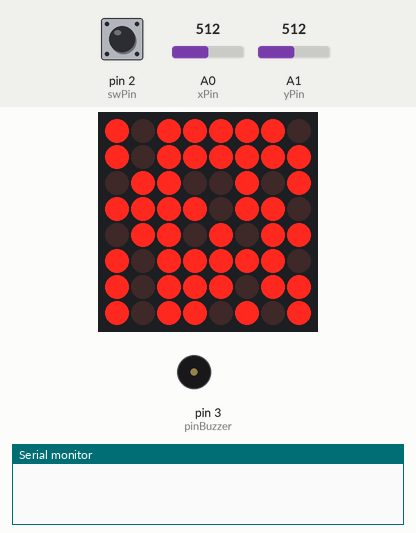
This sketch was run on a simulated Arduino Uno, built with avr-gcc and run on an emulated ATmega328P. Shown: 8×8 LED matrix, buzzer (waves = sounding), the last lines printed to the serial monitor. The test bench sets the inputs (shaded band); at power-on: pin 2 (swPin) HIGH, A0 (xPin) = 512, A1 (yPin) = 512. Random numbers use the default seed unless the sketch sets one.

Above: at 1.14 s.
1.3 s: pin 2 (swPin) pulled LOW for 0.15 s
At 1.37 s:
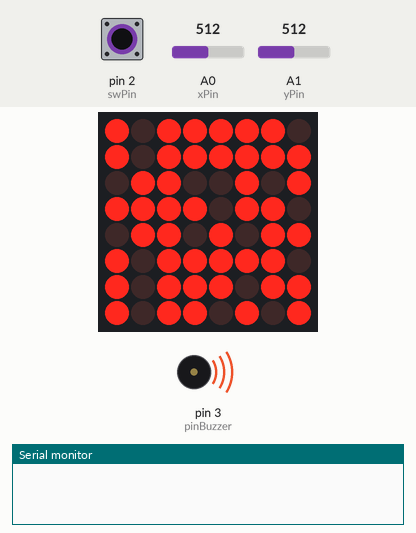
2.0 s: A0 (xPin) set to 589
5.0 s: A0 (xPin) set to 612
At 5.15 s:
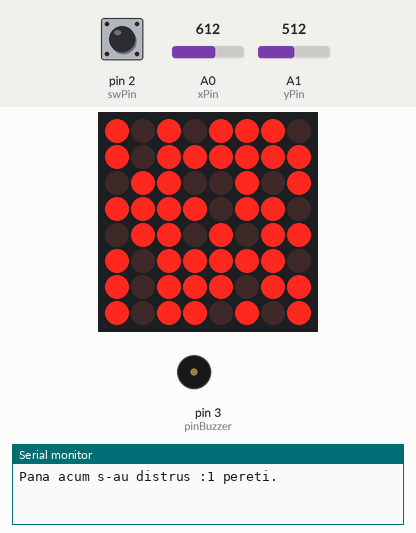
7.2 s: A1 (yPin) set to 190
At 7.38 s:
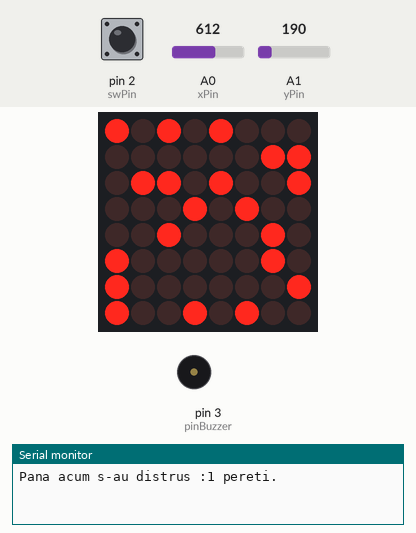
9.2 s: pin 2 (swPin) pulled LOW for 1 s
10.8 s: A1 (yPin) set to 216
At 12.69 s:
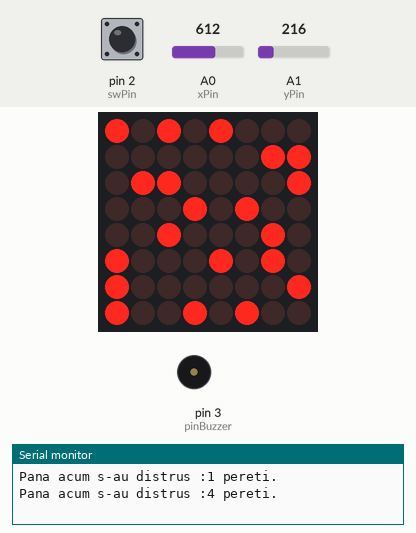
Timing chart, 0 to 14.2 s (numbered marks = the images above; inputs shaded):
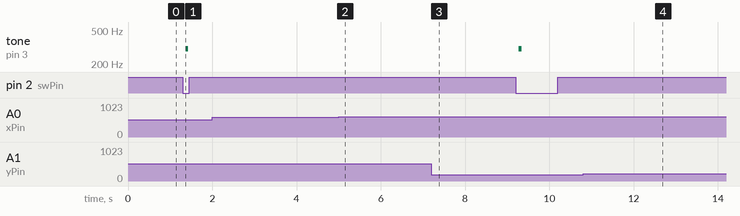

Measured:
- the behaviour switches between 600 and 601 on A0 (xPin) (found by bisection; images 1 and 2)
- after the input at 1.3 s, tone on pin 3 (pinBuzzer): silent → 300 Hz after 0.06 s, → silent 0.07 s later
- after the input at 9.2 s, tone on pin 3 (pinBuzzer): silent → 300 Hz after 0.08 s, → silent 0.07 s later

The sketch:

Homework_7_Mini8x8MatrixGame.ino
```cpp
#include "LedControl.h"
const int dinPin = 12;
const int clockPin = 11;
const int loadPin = 10;

const int xPin = A0;
const int yPin = A1;
const int swPin = 2;
const int pinBuzzer = 3;

// Create an LedControl object to manage the LED matrix
LedControl lc = LedControl(dinPin, clockPin, loadPin, 1);  // DIN, CLK, LOAD, No. DRIVER
// Variable to set the brightness level of the matrix
byte matrixBrightness = 2;
// Variables to track the current and previous positions of the joystick-controlled LED
byte xPos = 0;
byte yPos = 0;
byte xLastPos = 0;
byte yLastPos = 0;
// Thresholds for detecting joystick movement
const int minThreshold = 200;
const int maxThreshold = 600;

const byte moveInterval = 500;  // Timing variable to control the speed of LED movement
const byte BlinkingPlayerPositionInterval = 600;
unsigned long lastBlink = 0;       // Ultimul timp cand a avut loc un blink
bool isLedOn = true;               // Starea curenta a LED-ului
unsigned long long lastMoved = 0;  // Tracks the last time the LED moved

const byte matrixSize = 8;  // Size of the LED matrix
bool matrixChanged = true;  // Flag to track if the matrix display needs updating
byte matrix[matrixSize][matrixSize] = {
  { 0, 0, 0, 0, 0, 0, 0, 0 },
  { 0, 0, 0, 0, 0, 0, 0, 0 },
  { 0, 0, 0, 0, 0, 0, 0, 0 },
  { 0, 0, 0, 0, 0, 0, 0, 0 },
  { 0, 0, 0, 0, 0, 0, 0, 0 },
  { 0, 0, 0, 0, 0, 0, 0, 0 },
  { 0, 0, 0, 0, 0, 0, 0, 0 },
  { 0, 0, 0, 0, 0, 0, 0, 0 }
};

const byte EMPTY = 0;
const byte PLAYER = 1;
const byte INDESTRUCTIBLE_WALL = 2;
const byte DESTRUCTIBLE_WALL = 3;
const byte BOMB = 4;

uint8_t numarPeretiDistrusi = 0;
bool bombPlaced = false;
int bombX = 0;
int bombY = 0;
unsigned long bombTimer = 0;
const unsigned long bombDelay = 3000;    // 3 secunde pana explodeaza bomba
const unsigned long debounceDelay = 50;  //
unsigned long lastDebounceTime = 0;
int buttonState=HIGH;
int lastButtonState = HIGH;

struct Bomb {
  bool active;
  int x;
  int y;
  unsigned long timer;
};
const int maxBombs = 10;
Bomb bombs[maxBombs];

void setup() {
  Serial.begin(9600);
  pinMode(swPin, INPUT_PULLUP);
  randomSeed(analogRead(0));  // initializam generaratorul de numere random
  // the zero refers to the MAX7219 number, it is zero for 1 chip
  lc.shutdown(0, false);                 // turn off power saving, enables display
  lc.setIntensity(0, matrixBrightness);  // sets brightness (0~15 possible values)
  lc.clearDisplay(0);                    // Clear the matrix display
  spawnPlayer();
  initializeWalls();

  BombsSetToFalse();
}

void loop() {
  handleBombLogic();
  updateMatrix();
  BlinkPlayerPos();
  if (millis() - lastMoved > moveInterval) {
    updatePositions();
    lastMoved = millis();
  }
  if (matrixChanged) {
    updateMatrix();
    matrixChanged = false;
  }
}
void updateMatrix() {
  for (int row = 0; row < matrixSize; row++) {
    for (int col = 0; col < matrixSize; col++) {
      bool bombHere = false;
      for (int i = 0; i < maxBombs; i++) {
        if (bombs[i].active && bombs[i].x == row && bombs[i].y == col) {
          bombHere = true;
          break;
        }
      }
      if (bombHere) {
        lc.setLed(0, row, col, (millis() / 50) % 2);  // blink rapid rapid la bomba
      } else {
        switch (matrix[row][col]) {
          case INDESTRUCTIBLE_WALL:
            lc.setLed(0, row, col, true);  // peretii indestructibili fara blink
            break;
          case DESTRUCTIBLE_WALL:
            lc.setLed(0, row, col, (millis() / 700) % 2);  // pereti destructibili blink usor
            break;
          case PLAYER:
            lc.setLed(0, row, col, true);  // Player mereu pornit
            break;
          default:
            lc.setLed(0, row, col, false);  // celulele goale off
            break;
        }
      }
    }
  }
}
void updatePositions() {
  int xValue = analogRead(xPin);
  int yValue = analogRead(yPin);

  byte newXPos = xPos;
  byte newYPos = yPos;

  // verifica pozitia pe axa x
  if (xValue < minThreshold && xPos > 0) {
    if (matrix[xPos - 1][yPos] == EMPTY) {
      newXPos = xPos - 1;
    }
  } else if (xValue > maxThreshold && xPos < matrixSize - 1) {
    if (matrix[xPos + 1][yPos] == EMPTY) {
      newXPos = xPos + 1;
    }
  }

  // Verifica pozitia pe axa y
  if (yValue < minThreshold && yPos < matrixSize - 1) {
    if (matrix[xPos][yPos + 1] == EMPTY) {
      newYPos = yPos + 1;
    }
  } else if (yValue > maxThreshold && yPos > 0) {
    if (matrix[xPos][yPos - 1] == EMPTY) {
      newYPos = yPos - 1;
    }
  }

  //actualizam jucatorul si matricea daca e cazu;
  if (newXPos != xPos || newYPos != yPos) {
    matrix[xPos][yPos] = EMPTY;  // celula unde era player inainte sa se mute o oprim
    xPos = newXPos;
    yPos = newYPos;
    matrix[xPos][yPos] = PLAYER;  // setam noua pozitie a player
    matrixChanged = true;
  }
}
void BlinkPlayerPos() {
  unsigned long currentMillis = millis();
  if (currentMillis - lastBlink > BlinkingPlayerPositionInterval) {
    lastBlink = currentMillis;
    isLedOn = !isLedOn;
    matrix[xPos][yPos] = isLedOn ? 1 : 0;
    matrixChanged = true;
  }
}
void initializeWalls() {
  for (int row = 0; row < matrixSize; row++) {
    for (int col = 0; col < matrixSize; col++) {
      if (random(100) < 65) {                                                // sanse de 65% sa avem un perete
        byte wallType = random(INDESTRUCTIBLE_WALL, DESTRUCTIBLE_WALL + 1);  // Alege un tip de perete aleatoriu
        matrix[row][col] = wallType;
      } else {
        matrix[row][col] = EMPTY;
      }
    }
  }
}
void spawnPlayer() {
  do {
    xPos = random(0, matrixSize);
    yPos = random(0, matrixSize);
  } while (matrix[xPos][yPos] != EMPTY);  // ne asiguram ca pozitia random unde punem player nu este un perete acolo
  matrix[xPos][yPos] = PLAYER;
  matrixChanged = true;
}
void placeBomb() {

  // verificam sa nu mai fie o alta bomba deja plantata pe acea celula
  for (int i = 0; i < maxBombs; i++) {
    if (bombs[i].active && bombs[i].x == xPos && bombs[i].y == yPos) {
      return;  // exista bomba, nu putem pune alta
    }
  }
  for (int i = 0; i < maxBombs; i++) {
    if (!bombs[i].active) {
      bombs[i].active = true;
      bombs[i].x = xPos;
      bombs[i].y = yPos;
      bombs[i].timer = millis();
      matrix[xPos][yPos] = BOMB;
      tone(pinBuzzer, 300, 70);
      break;
    }
  }
}
void detonateBomb() {
  bool peretiDistrusiInAceastaDetonare = false;
  for (int i = 0; i < maxBombs; i++) {
    if (bombs[i].active && millis() - bombs[i].timer > bombDelay) {
      bombs[i].active = false;

      // Distrugere orizontala dreapta
      for (int dx = 1; dx <= 2; dx++) {
        int colRight = bombs[i].y + dx;
        if (colRight < matrixSize) {
          if (matrix[bombs[i].x][colRight] == DESTRUCTIBLE_WALL) {
            matrix[bombs[i].x][colRight] = EMPTY;
            numarPeretiDistrusi++;
            peretiDistrusiInAceastaDetonare = true;

          } else if (matrix[bombs[i].x][colRight] == INDESTRUCTIBLE_WALL) {
            break;  // daca in drum avem un perete care nu poate fi distrus, ne oprim, nu putem distruge nimic ce se afla dupa un acest tip de perete
          }
        }
      }
      // Distrugere orizontala stanga
      for (int dx = -1; dx >= -2; dx--) {
        int colLeft = bombs[i].y + dx;
        if (colLeft >= 0) {
          if (matrix[bombs[i].x][colLeft] == DESTRUCTIBLE_WALL) {
            matrix[bombs[i].x][colLeft] = EMPTY;
            numarPeretiDistrusi++;
            peretiDistrusiInAceastaDetonare = true;


          } else if (matrix[bombs[i].x][colLeft] == INDESTRUCTIBLE_WALL) {
            break;
          }
        }
      }
      // Distrugere verticala in sus
      for (int dy = 1; dy <= 2; dy++) {
        int rowUp = bombs[i].x - dy;
        if (rowUp >= 0) {
          if (matrix[rowUp][bombs[i].y] == DESTRUCTIBLE_WALL) {
            matrix[rowUp][bombs[i].y] = EMPTY;
            numarPeretiDistrusi++;
            peretiDistrusiInAceastaDetonare = true;
          } else if (matrix[rowUp][bombs[i].y] == INDESTRUCTIBLE_WALL) {
            break;
          }
        }
      }
      // Distrugere verticala in jos
      for (int dy = 1; dy <= 2; dy++) {
        int rowDown = bombs[i].x + dy;
        if (rowDown < matrixSize) {
          if (matrix[rowDown][bombs[i].y] == DESTRUCTIBLE_WALL) {
            matrix[rowDown][bombs[i].y] = EMPTY;
            numarPeretiDistrusi++;
            peretiDistrusiInAceastaDetonare = true;


          } else if (matrix[rowDown][bombs[i].y] == INDESTRUCTIBLE_WALL) {
            break;
          }
        }
      }
      if (peretiDistrusiInAceastaDetonare) {
        Serial.print("Pana acum s-au distrus :");
        Serial.print(numarPeretiDistrusi);
        Serial.println(" pereti.");
        peretiDistrusiInAceastaDetonare = false;
      }
      matrix[bombs[i].x][bombs[i].y] = EMPTY;
      matrixChanged = true;
    }
  }
}
void handleBombLogic() {
  int reading = digitalRead(swPin);

  // Debounce
  if (reading != lastButtonState) {
    lastDebounceTime = millis();
  }
  if ((millis() - lastDebounceTime) > debounceDelay) {
    if (reading != buttonState) {
      buttonState = reading;
      if (buttonState == LOW) {
        placeBomb();
      }
    }
  }
  lastButtonState = reading;
  detonateBomb();
}
void BombsSetToFalse() {
  for (int i = 0; i < maxBombs; i++) {
    bombs[i].active = false;
  }
}
```
